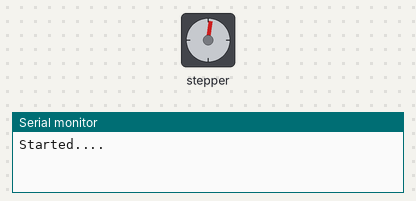
The sketch below on a simulated Arduino Uno, built with avr-gcc and run on an emulated ATmega328P. Parts: stepper motor, the last lines printed to the serial monitor. Stepper angles assume 200 steps per turn.

Above: at 0.55 s.
At 9.21 s:
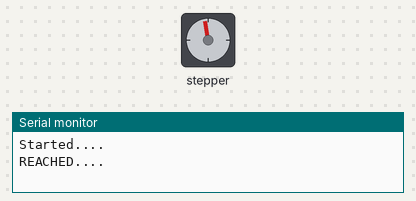
At 19.9 s:
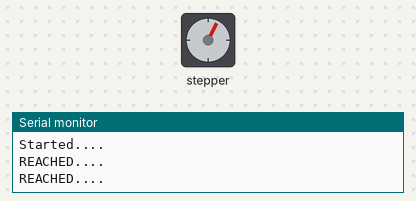
At 34.9 s:
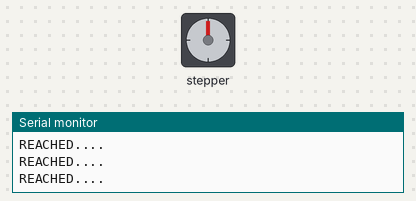
Timing chart, 0 to 40.0 s (numbered marks = the images above):
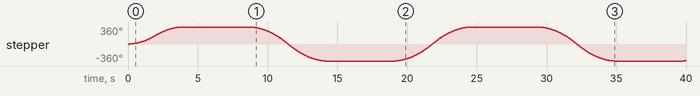

Measured:
- by itself, stepper: turns 360° clockwise in 3.7 s, then 720° counter-clockwise in 5.4 s, then 720° clockwise in 5.3 s, then 720° counter-clockwise in 5.3 s, and so on

The sketch:

ConstantSpeed.ino
```cpp
// Include the AccelStepper Library
#include <AccelStepper.h>

// Define pin connections
const int dirPin = 2;
const int stepPin = 3;

// Define motor interface type
#define motorInterfaceType 1

// Creates an instance
AccelStepper myStepper(motorInterfaceType, stepPin, dirPin);

void setup() {
  Serial.begin(115200);
  Serial.println("Started....");
  // set the maximum speed, acceleration factor,
  // initial speed and the target position
  myStepper.setMaxSpeed(1000);
  myStepper.setAcceleration(50);
  myStepper.setSpeed(200);
  myStepper.moveTo(200);
}

void loop() {
  // Change direction once the motor reaches target position
  if (myStepper.distanceToGo() == 0)
    {
      Serial.println("REACHED....");
      myStepper.moveTo(-myStepper.currentPosition());
      delay(5000);
    }

  // Move the motor one step
  myStepper.run();
}
```
